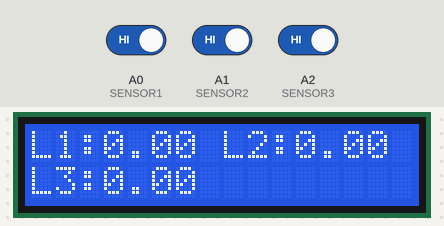
A sketch run on a simulated Arduino Uno, built with avr-gcc and run on an emulated ATmega328P. On the bench: 16×2 character LCD. Inputs (shaded band) come from the test bench; at power-on: A0 (SENSOR1) HIGH, A1 (SENSOR2) HIGH, A2 (SENSOR3) HIGH. WiFi joins after 1.5 s; servers stay silent unless stated; what the sketch prints to the serial monitor is not drawn.

Above: at 5.6 s.
5.7 s: A0 (SENSOR1) driven LOW
At 11.2 s:
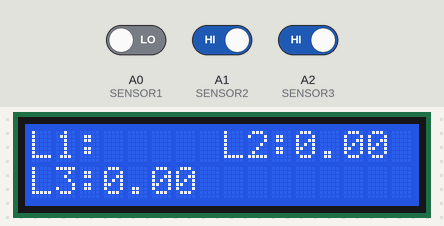
16.5 s: A1 (SENSOR2) driven LOW
At 21.3 s:
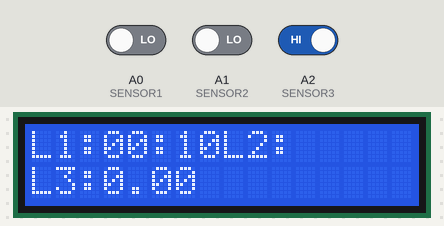
26.5 s: A2 (SENSOR3) driven LOW
At 36.2 s:
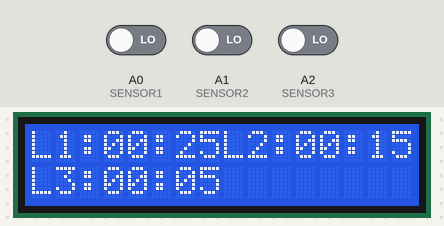
36.5 s: A0 (SENSOR1) driven HIGH
At 41.3 s:
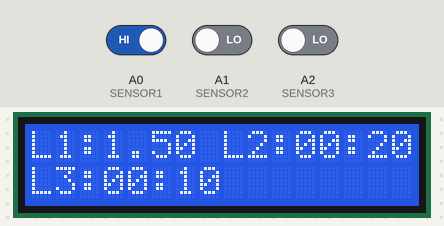
46.5 s: A1 (SENSOR2) driven HIGH
At 51.3 s:
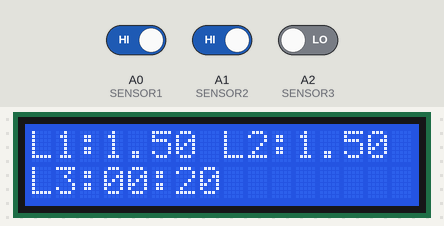
56.5 s: A2 (SENSOR3) driven HIGH
At 61.3 s:
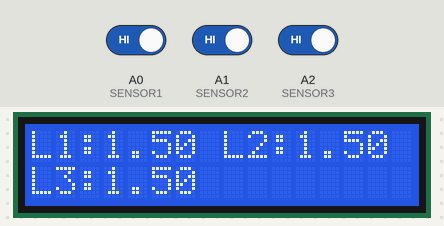
Timing chart, 0 to 62.5 s (numbered marks = the images above; inputs shaded):
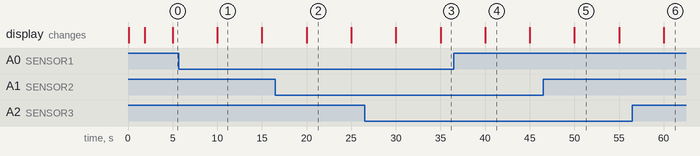

The sketch:

ParkingIoT.ino
```cpp
#define BLYNK_PRINT Serial
#include <ESP8266_Lib.h>
#include <BlynkSimpleShieldEsp8266.h>
#include <SoftwareSerial.h>
#include <LiquidCrystal.h>

char auth[] = "6b3d4964ca674955a77b1e44509a3e5d";
char ssid[] = "Faraz";
char pass[] = "farazahmad";

LiquidCrystal lcd(7, 6, 5, 4, 3, 2);

SoftwareSerial EspSerial(10, 11); // RX, TX
ESP8266 wifi(&EspSerial);

#define ESP8266_BAUD 9600

unsigned long slotParkedTime1 = 0;
unsigned long slotParkedTime2 = 0;
unsigned long slotParkedTime3 = 0;

float slot1Charge;
float slot2Charge;
float slot3Charge;

#define SENSOR1 A0
#define SENSOR2 A1
#define SENSOR3 A2

#define RATE 0.05 //rate per secs

void setup(){
  Serial.begin(115200);
  delay(10);
  lcd.begin(16, 2);

  lcd.print("Smart Parking!");

  EspSerial.begin(ESP8266_BAUD);
  Blynk.begin(auth, wifi, ssid, pass);
  lcd.setCursor(0, 1);
  lcd.print("!! ALL OK !!");
}

void toStringTime(String& buff, unsigned long temp){
int sec = (temp % 60);temp /= 60;
int min = (temp % 60);temp /= 60;
int hour = temp;
    //buff += hour; buff += ':';
    if(min < 10)buff += '0';buff += min; buff += ':';
    if(sec < 10)buff += '0';buff += sec;
}

unsigned long previousMillis = 0;

void loop(){
String buff1 = "";
String buff2 = "";
String buff3 = "";

int hour, min, sec;
unsigned long temp;

  unsigned long currentTime = millis();

  if (currentTime - previousMillis >= 5000) {
    previousMillis = currentTime;
    currentTime /= 1000;
    buff1 = "L1:";
    if(!digitalRead(SENSOR1)){
      if(!slotParkedTime1){
        slotParkedTime1 = currentTime;
      }else{
        toStringTime(buff1, currentTime - slotParkedTime1);
      }
    }else{
      if(slotParkedTime1){
        slot1Charge = ((float)(currentTime - slotParkedTime1) * RATE);
        slotParkedTime1 = 0;
      }else{
        //buff1 = "Free";
      }
      buff1 += slot1Charge;
    }

    buff2 = "L2:";
    if(!digitalRead(SENSOR2)){
      if(!slotParkedTime2){
        slotParkedTime2 = currentTime;
      }else{
        toStringTime(buff2, currentTime - slotParkedTime2);
      }
    }else{
      if(slotParkedTime2){
        slot2Charge = ((float)(currentTime - slotParkedTime2) * RATE);
        slotParkedTime2 = 0;
      }else{
        //buff2 = "Free";
      }
      buff2 += slot2Charge;
    }

    buff3 = "L3:";
    if(!digitalRead(SENSOR3)){
      if(!slotParkedTime3){
        slotParkedTime3 = currentTime;
      }else{
        toStringTime(buff3, currentTime - slotParkedTime3);
      }
    }else{
      if(slotParkedTime3){
        slot3Charge = ((float)(currentTime - slotParkedTime3) * RATE);
        slotParkedTime3 = 0;
      }else{
        //buff3 = "Free";
      }
      buff3 += slot3Charge;
    }

    lcd.clear();

    lcd.setCursor(0, 0);
    lcd.print(buff1.c_str());

    lcd.setCursor(8, 0);
    lcd.print(buff2.c_str());

    lcd.setCursor(0, 1);
    lcd.print(buff3.c_str());

    Serial.println(buff1);
    Serial.println(buff2);
    Serial.println(buff3);

    Blynk.virtualWrite(V0, buff1.c_str());
    Blynk.virtualWrite(V1, buff2.c_str());
    Blynk.virtualWrite(V2, buff3.c_str());
  }

  Blynk.run();
}
```

Source omitted: ESP8266.cpp (28171 bytes), ESP8266_Lib.h (21921 bytes)

Measured:
- after the input at 5.7 s, the display: changes after 4.3 s (image 1)
- after the input at 56.5 s, the display: changes after 3.5 s (image 6)
- what the display in image 1 shows lasts 5.0 s, from 10.0 s to 15.0 s
